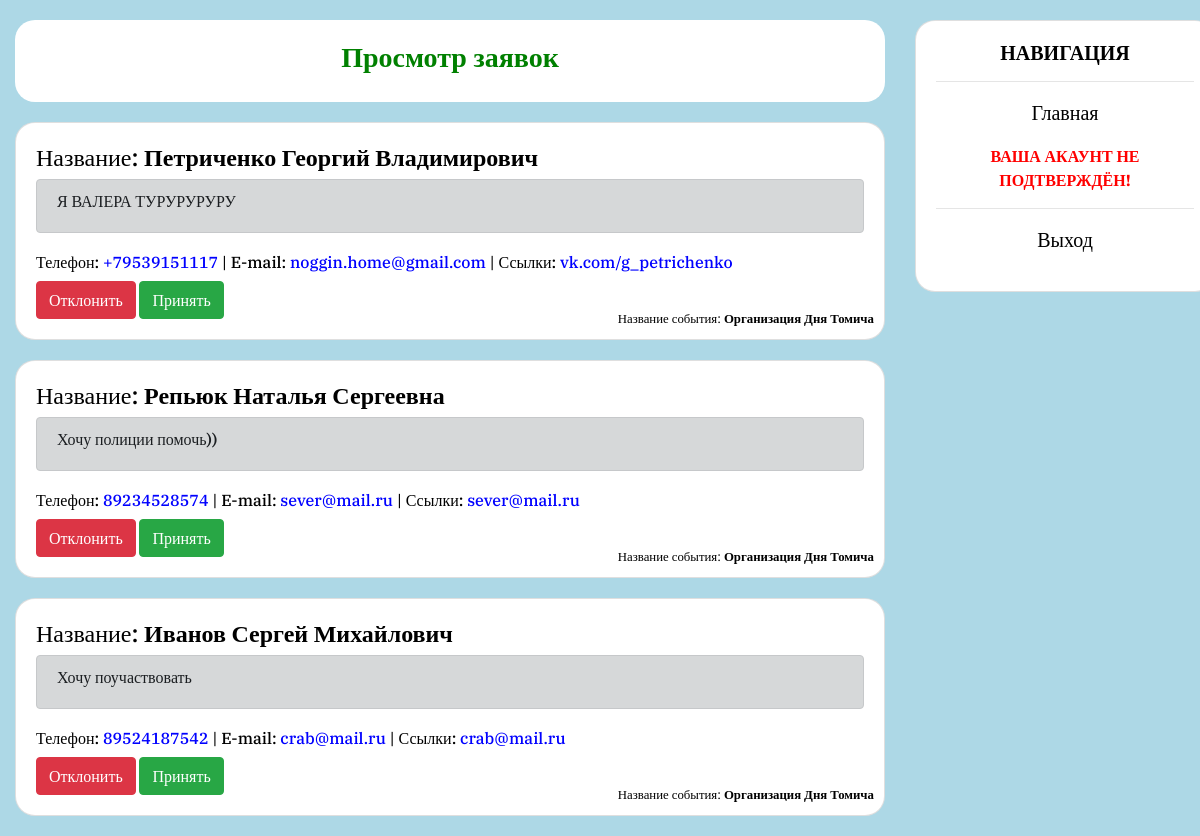
/add.php (signed in), run on the app's committed database.
### tables this page shows
CREATE TABLE `volunteers` (
  `id` int(11) NOT NULL,
  `id_volunteer` int(11) NOT NULL,
  `id_org` int(11) NOT NULL,
  `id_event` int(11) NOT NULL,
  `name` text NOT NULL,
  `about` text NOT NULL,
  `email` text NOT NULL,
  `phone` text NOT NULL,
  `city` text NOT NULL,
  `link` text NOT NULL,
  `valid` int(11) NOT NULL
);

CREATE TABLE `events` (
  `id` int(11) NOT NULL,
  `id_org` int(11) NOT NULL,
  `event` text NOT NULL,
  `about` text NOT NULL,
  `email` text NOT NULL,
  `phone` text NOT NULL,
  `city` text NOT NULL,
  `link` text NOT NULL,
  `category` text NOT NULL
);

### add.php (the view, shortened to what this page needs)
<?php
require_once "db.php";
$id = $_SESSION['id'];
$free = $_GET['free'];
?>
<!DOCTYPE html>
<html lang="ru">
<head>
    <link rel="stylesheet" href="https://stackpath.bootstrapcdn.com/bootstrap/4.3.1/css/bootstrap.min.css">
    <link rel="stylesheet" media="screen,projection" href="css/main.css">
</head>
<body>
    <div class="container-fluid">
        <div class="row">
            <div class="col">
                <div class="card" style="margin-top: 20px; border: 0px solid lightblue; border-radius: 20px; ">
                    <div class="card-body" style="border-radius: 20px; ">
                            <center>
                            <?php
                            if (empty($free)) echo '<h3><b style="color: green">Просмотр заявок</b></h3>';
                            else  echo '<h3><b style="color: green">Свободные волонтёры</b></h3>'; ?>
                            </center>
                    </div>
                </div>
                    <?php
                        if (empty($free)) {
                            $sql = "SELECT * FROM volunteers WHERE id_org = $id ORDER BY id DESC";
                            $result = mysqli_query($link, $sql) or die("Ошибка " . mysqli_error($link));
                            while ($row = mysqli_fetch_array($result)) {
                                $name = $row['name'];
                                $about = $row['about'];
                                $phone = $row['phone'];
                                $phone = "<a href='tel:".$phone."'><h6 style='display: inline; color: blue'>".$phone."</h6></a>";
                                $email = $row['email'];
                                $email = "<a href='mailto:".$email."'><h6 style='display: inline; color: blue'>".$email."</h6></a>";
                                $links = $row['link'];
                                $pos = strripos($links, '.');
                                if ($pos)
                                    $links = "<a href='http://".$links."'><h6 style='display: inline; color: blue'>".$links."</h6></a>";
                                $valid = $row['valid'];
                                $id_event = $row['id_event'];
                                $id_volunteer = $row['id_volunteer'];
                                $sqli = "SELECT * FROM events WHERE id = $id_event";
                                $resulti = mysqli_query($link, $sqli) or die("Ошибка " . mysqli_error($link));
                                $rowi = mysqli_fetch_array($resulti);
                                $event = $rowi['event'];
                                echo "
                                    <div class='card' style='margin: 20px 0; border-radius: 20px;'>
                                        <div class='card-body'>
                                            <div class='row'>
                                                <div class='col'>
                                                    <h4>Название: <b>$name</b></h4>
                                                    <div class='alert alert-dark'>
                                                        <h6>$about</h6>
                                                    </div>
                                                    <h6>Телефон: $phone | E-mail: $email | Ссылки: $links</h6>
                                                </div>
                                            </div>
                                            <small style='position: absolute; right: 10px; bottom: 10px;'>Название события: <b>$event</b></small>";
                                            if ($valid != 0)
                                                echo "<button class='btn btn-success' disabled>Заявка принята</button>";
                                            else {
                                            echo "<a href='delete.php?id=$id_volunteer&id_event=$id_event'><button class='btn btn-danger'>Отклонить</button></a>
                                            <a href='success.php?id=$id_volunteer&id_event=$id_event'><button class='btn btn-success'>Принять</button></a>";
                                            }
                                        echo "</div>
                                    </div>
                                ";
                            }
                        }
                    ?>
            </div>
            <div class="col-3">
                <div class="card" style="margin-top: 20px; width: 300px; border-radius: 20px; position: fixed;">
                    <div class="card-body">
                        <center>
                            <h5><b>НАВИГАЦИЯ</b></h5>
                            <hr>
                            <p><a href="index.php">Главная</a></p>
                            <?php
                            if ($_SESSION['online'] == 1) {
                                if ($_SESSION['type'] == "org" && $_SESSION['valid'] == 0)
                                    echo "<p><b  style='color: red'>ВАША АКАУНТ НЕ ПОДТВЕРЖДЁН!</b></p>";
                                echo '<hr><p><a href="exit.php">Выход</a>';
                            }
                            else
                                echo '<hr><p><a href="regForm.php">Регистрация</a></p>
                                <p><a href="authForm.php">Войти</a>'
                            ?>
                        </center>
                    </div>
                </div>
            </div>
        </div>
    </div>
</body>
</html>

### css/main.css (style rules this page uses)
a { text-decoration: none; font-size: 20px; color: black; }
body { height: 100%; background-color: lightblue; color: black; font-family: 'IBM Plex Serif', serif; }

### data on the page
volunteers: name "Петриченко Георгий Владимирович", about "Я ВАЛЕРА ТУРУРУРУРУ", phone "+79539151117", email "noggin.home@gmail.com", link "vk.com/g_petrichenko", id_event.event "Организация Дня Томича"
volunteers: name "Репьюк Наталья Сергеевна", about "Хочу полиции помочь))", phone "89234528574", email "sever@mail.ru", link "sever@mail.ru", id_event.event "Организация Дня Томича"
volunteers: name "Иванов Сергей Михайлович", about "Хочу поучаствовать", phone "89524187542", email "crab@mail.ru", link "crab@mail.ru", id_event.event "Организация Дня Томича"
